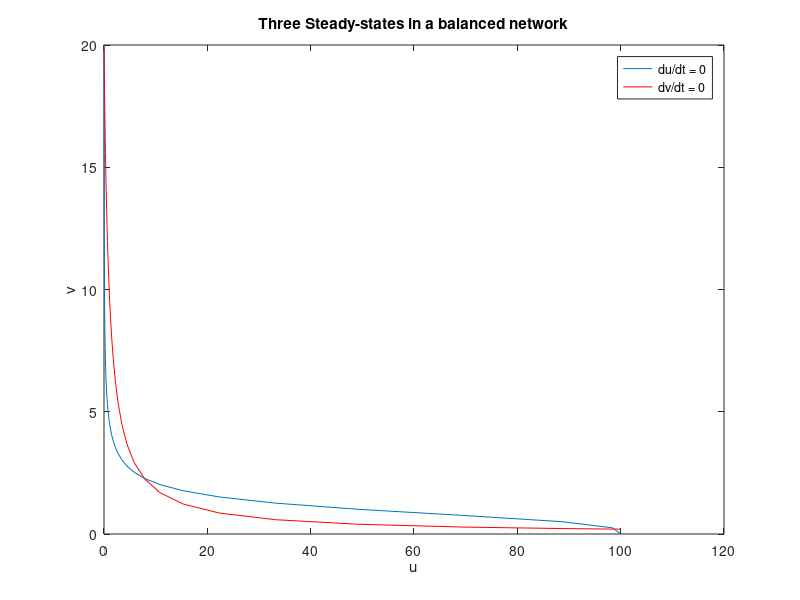
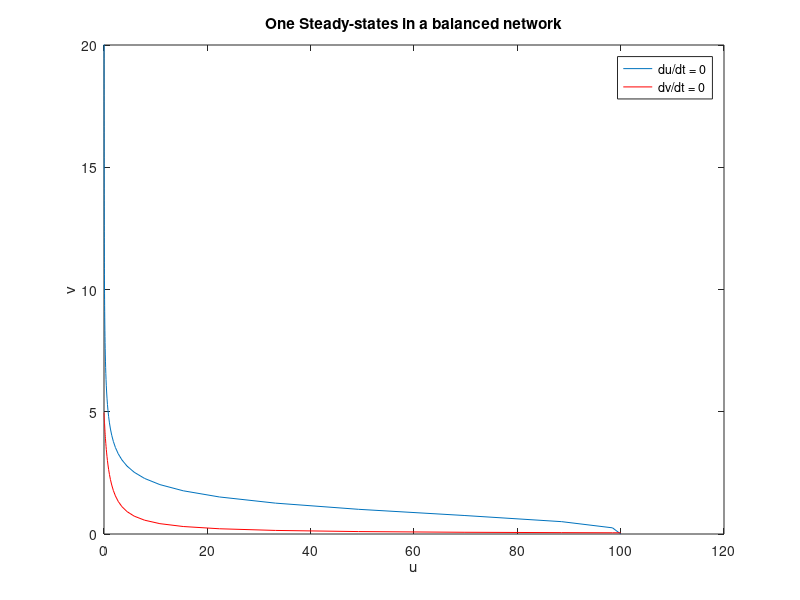
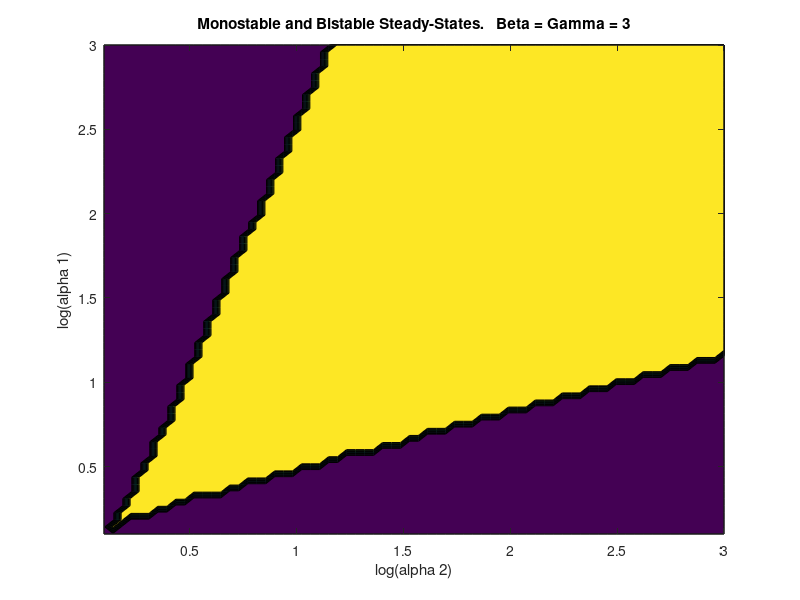
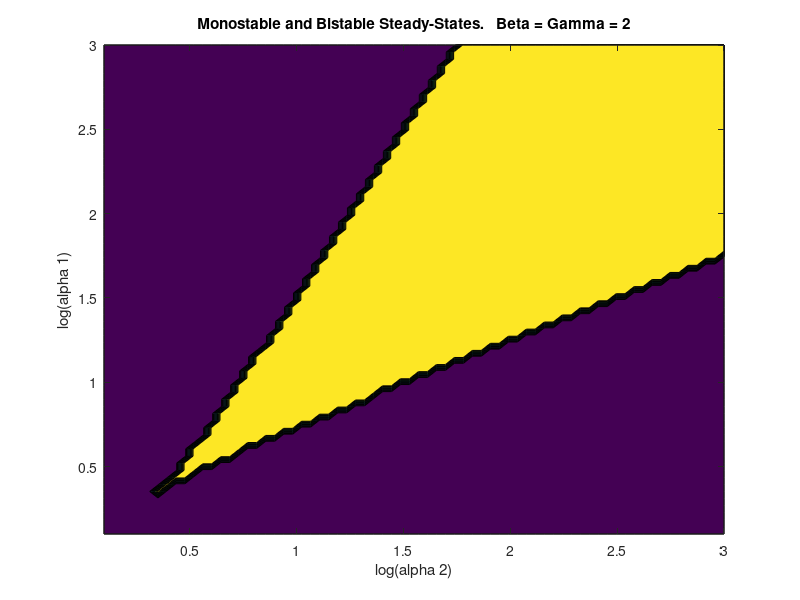

Here is the MATLAB script that generated these plots, in order: (Note: this script raises an error after producing the figures.)
%  Name and date and other comments


function done = hw3_template()
  clear all;  close all; clc;
  done = 0;
  %%---------------------- Generate Figures 2 a-b ------------------------------

  %% Varied to find balanced promoter strengths giving a bistable toggle network
  du0_v   = linspace(0, 25, 100);
  du0_u   = 100 ./ (1 + du0_v .^ 3);

  dv0_u   = du0_u;
  dv0_v   = 20 ./ (1 + dv0_u .^ 1);

  figure;
  plot(du0_u, du0_v);
  hold on;
  plot(dv0_u, dv0_v, 'r');
  title('Three Steady-states in a balanced network');
  xlabel('u');
  ylabel('v');
  axis([0 120 0 20]);
  legend('du/dt = 0', 'dv/dt = 0');
  saveas(gcf,'Fig2A.png')
  hold off;

  %% Varied to find an imbalanced promoter strength giving a monstable toggle network
  du0_v   = linspace(0, 25, 100);
  du0_u   = 100 ./ (1 + du0_v .^ 3);

  dv0_u   = du0_u;
  dv0_v   = 5 ./ (1 + dv0_u .^ 1);

  figure;
  plot(du0_u, du0_v);
  hold on;
  plot(dv0_u, dv0_v, 'r');
  title('One Steady-states in a balanced network');
  xlabel('u');
  ylabel('v');
  axis([0 120 0 20]);
  legend('du/dt = 0', 'dv/dt = 0');
  saveas(gcf,'Fig2B.png')
  hold off;
  % ---------------Generating Figures 2 c-d: Varying alpha1 and alpha2 to see bifurgation points------------------------------

  pts     = 70;
  alpha1  = logspace(0.1,3,pts);
  alpha2  = logspace(0.1,3,pts);
  beta    = [3, 2, 1.1];
  gamma   = [3, 2, 1.1];
  map     = zeros(pts,pts);
  figure_num = 0;
  % Cycle through variations in Beta.
  for indx = 1:length(beta)
    figure_num = figure_num + 1;
    for m=1:pts
        for n=1:pts
            du0_v   = linspace(0,50,100);
            du0_u   = alpha1(m) ./ (1 + du0_v .^ beta(indx));
            dv0_u   = du0_u;
            dv0_v   = alpha2(n) ./ (1 + dv0_u .^ gamma(indx));
            count   = 0;

            for p=1:99
                if (((du0_v(p) - dv0_v(p)) * (du0_v(p+1) - dv0_v(p+1))) < 0)
                    count = count + 1;
                end
            end

            if (count > 1)
                count = 3;
            else
                count = 1;
            end

            map(n,m) = count;
        end
    end
    figure;
    contourf(log10(alpha2),log10(alpha1),map);
    xlabel('log(alpha 2)');
    ylabel('log(alpha 1)');
    title(['Monostable and Bistable Steady-States.   Beta = Gamma = ', num2str(beta(indx))]);
    saveas(gcf, ['Figure 2C-D Monostable and Bistable Steady-States, b=g=', num2str(beta(indx)),'.png'])
  end

  %---------------------------ODE Figure 5a------------------------------------

  %Define Parameters

  a1  = 156.25;
  a2  = 15.6;
  b   = 2.5;
  g   = 1;
  n   = [2.0015, 0.1, 1, 3];
  K   = 2.9618e-5;
  % Cycle through variations in eta.
  for i=1:length(n)
    theta   = [a1, a2, b, g, n(i), K, 0];
    IPTG    = logspace(-6, -2, 50);
    tspan   = linspace(0, 17, 50);
    init    = [0, 0];
    initb    = [0, 5];

    for k=1:50
        % Solve ODEs for toggle plasmid, Figure 5a
        theta(7) = IPTG(k);
        [t, y]   = ode23s(@eqns, tspan, init, [], theta);
        u(k)     = y(length(t), 1);
        v(k)     = y(length(t), 2);
    end
    % Normalize to max value if needed such as
    u = u ./ max(u);
    v = v ./ max(v);

    for k=1:50
        % Solve ODEs for toggle plasmid, Figure 5a
        theta(7) = IPTG(k);
        [tb, yb]   = ode23s(@eqns, tspan, initb, [], theta);
        ub(k)     = yb(length(tb), 1);
        vb(k)     = yb(length(tb), 2);

    end
    ub = ub ./ max(ub);
    vb = vb ./ max(vb);

    for k=1:50
        % Solve ODEs for Control, Figure 5a
        theta(7) = IPTG(k);
        [tc, yc]   = ode23s(@eqns_Con, tspan, [0], [], theta);
        vc(k)     = yc(length(tc));
    end
    vc = vc ./ max(vc);
    figure('pos',[10 10 1000 600]);
    semilogx(IPTG, v, 'r');
    hold on;
    semilogx(IPTG, vb, 'k');
    semilogx(IPTG, vc, 'b');
    if i == 1
      title(['Figure 5a: Steady-state gene expression after 17-h induction, gamma=', num2str(n(i))]);
      xlabel('[IPTG] (M)')
      ylabel('Normalized GFP expression')
      legend('pTAK117 toggle (low) - stable s.s.','pTAK117 toggle (high) - unstable s.s.','pTAK102 control');
      saveas(gcf, ['Fig5a_g=',num2str(n(i)), '.png'])
    else
      title(['Modified Figure 5a: Steady-state gene expression after 17-h induction, gamma=', num2str(n(i))]);
      xlabel('[IPTG] (M)')
      ylabel('Normalized GFP expression')
      legend('pTAK117 toggle (low) - stable s.s.','pTAK117 toggle (high) - unstable s.s.','pTAK102 control');
      saveas(gcf, ['Fig5a_mod_g=',num2str(n(i)), '.png'])
    end
    hold off;
  end
  close all;
  done = 1;
return;


%-----------------------------------Evaluation of Eqns------------------------------------------------------------------

function dydt = eqns(t, y, theta);
  dydt    = zeros(2,1);

  % Parameters
  a1      = theta(1);
  a2      = theta(2);
  b       = theta(3);
  g       = theta(4);
  n       = theta(5);
  K       = theta(6);
  IPTG    = theta(7);

  % Variables
  u       = y(1);
  v       = y(2);

  % Equations
  dydt(1)     = a1 / (1 + v^b) - u;   % finish the equation from the paper
  dydt(2)     = a2 / (1 + (u / (1 + (IPTG / K))^n)^g) - v;   % finish the equation from the paper

return;


%------------------------Evaluation of Eqns for Control ------------------------------------------------------------------

function dydt = eqns_Con(t, y, theta);
  dydt    = zeros(1,1);

  % Parameters
  a1      = theta(1);
  a2      = theta(2);
  b       = theta(3);
  g       = theta(4);
  n       = theta(5);
  K       = theta(6);
  IPTG    = theta(7);

  % Variables
  v       = y(1);

  % Equations
  dydt(1)     = a2 / (1 + ((a1/((1 + (IPTG/K))^n))^g)) - v;

return;
